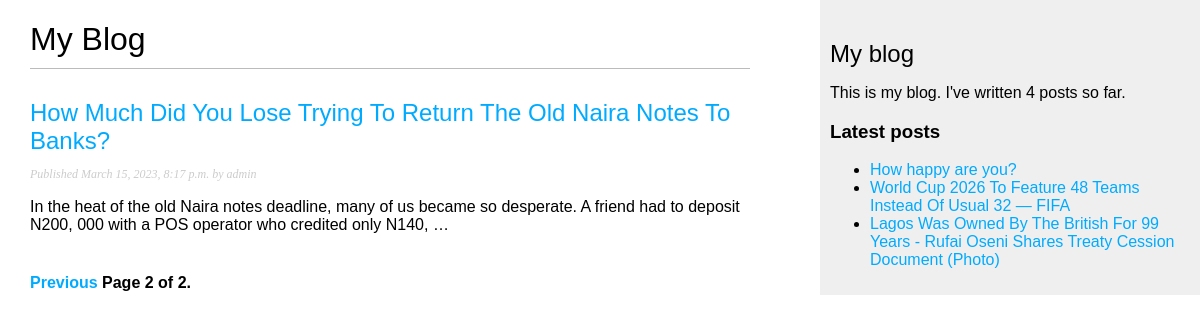
Screenshot of /blog/?page=2 with the database file from the repository.
### blog/models.py (models this page shows, shortened)
class Post(models.Model):
    class Status(models.TextChoices):
        DRAFT = 'DF', 'Draft'
        PUBLISHED = 'PB', 'Published'
    title = models.CharField(max_length=250)
    slug = models.SlugField(max_length=250, unique_for_date='publish')
    author = models.ForeignKey(User, on_delete=models.CASCADE, related_name='blog_posts')
    body = models.TextField()
    publish = models.DateTimeField(default=timezone.now)
    created = models.DateTimeField(auto_now_add=True)
    updated = models.DateTimeField(auto_now=True)
    status = models.CharField(max_length=2, choices=Status.choices, default=Status.DRAFT)
    objects = models.Manager()
    published = PublishedManager()
    class Meta:
        ordering = ['-publish']
        indexes = [
            models.Index(fields=['-publish'])
        ]
    def get_absolute_url(self):
        return reverse('blog:post_detail', args=[
                                                self.publish.year,
                                                self.publish.month,
                                                self.publish.day,
                                                self.slug
        ])

### blog/views.py (the view)
# urls.py: path('', views.post_list, name='post_list'),
def post_list(request):
    post_list = Post.published.all()
    paginator = Paginator(post_list, 3)
    page_number = request.GET.get('page', 1)
    try:
        posts = paginator.page(page_number)
    except PageNotAnInteger:
        posts = paginator.page(1)
    except EmptyPage:
        posts =paginator.page(paginator.num_pages)
    return render(request,
                    'blog/post/list.html',
                    {'posts': posts})

### blog/templatetags/blog_tags.py (called while the page is built)
@register.simple_tag
def total_posts():
    return Post.published.count()

@register.inclusion_tag('blog/post/latest_posts.html')
def show_latest_posts(count=5):
    latest_posts = Post.published.order_by('-publish')[:count]
    return {'latest_posts': latest_posts}

### blog/templates/blog/post/list.html (shortened to what this page needs)
{% extends "blog/base.html" %}
{% block content %}
  <h1>My Blog</h1>
  {% for post in posts %}
    <h2>
      <a href="{{ post.get_absolute_url }}">
        {{ post.title }}
      </a>
    </h2>
    <p class="date">
      Published {{ post.publish }} by {{ post.author }}
    </p>
    {{ post.body|truncatewords:30|linebreaks }}
  {% endfor %}
  {% include "pagination.html" with page=posts %}
{% endblock %}

### blog/templates/blog/post/latest_posts.html
<ul>
    {% for post in latest_posts %}
    <li>
        <a href="{{ post.get_absolute_url }}">{{ post.title }}</a>
    </li>
    {% endfor %}
</ul>

### blog/static/css/blog.css (style rules this page uses)
body { margin:0; padding:0; font-family:helvetica, sans-serif; }
a { color:#00abff; text-decoration:none; }
h1 { font-weight:normal; border-bottom:1px solid #bbb; padding:0 0 10px 0; }
h2 { font-weight:normal; margin:30px 0 0; }
p.date { color:#ccc; font-family: georgia, serif; font-size: 12px; font-style: italic; }

### rows the page displays
Post: title "How Much Did You Lose Trying To Return The Old Naira Notes To Banks?", publish "March 15, 2023, 8:17 p.m.", author "admin", body "In the heat of the old Naira notes deadline, many of us became so desperate. A friend had to deposit N200, 000 with a POS operator who credited only N140, …"
Post: title "How happy are you?"
Post: title "World Cup 2026 To Feature 48 Teams Instead Of Usual 32 — FIFA"
Post: title "Lagos Was Owned By The British For 99 Years - Rufai Oseni Shares Treaty Cession Document (Photo)"

### other values shown
{{ page.number }} "2"
{{ page.paginator.num_pages }} "2"
